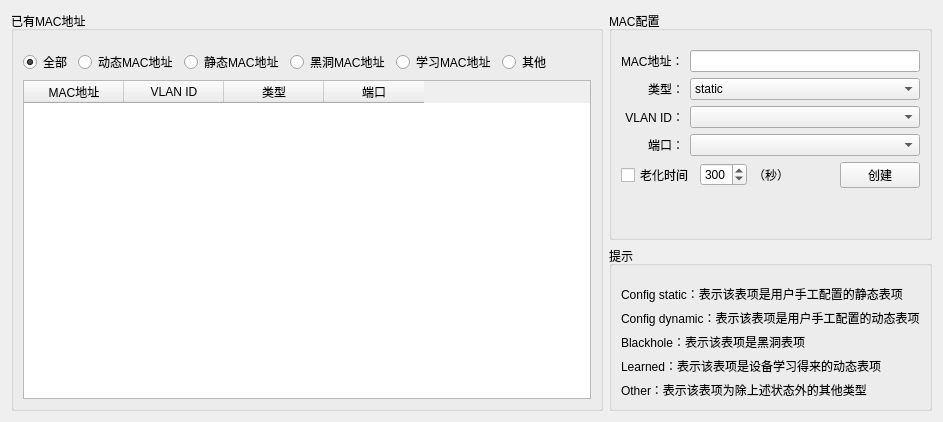
      <widget class="QWidget" name="tab_6">
       <attribute name="title">
        <string>MAC配置</string>
       </attribute>
       <layout class="QGridLayout" name="gridLayout_28">
        <item row="0" column="0">
         <layout class="QHBoxLayout" name="horizontalLayout_21" stretch="1,0">
          <item>
           <widget class="QGroupBox" name="groupBox_6">
            <property name="title">
             <string>已有MAC地址</string>
            </property>
            <layout class="QGridLayout" name="gridLayout_13">
             <item row="2" column="0">
              <widget class="QTableWidget" name="tableWidgetMacInfo">
               <column>
                <property name="text">
                 <string>MAC地址</string>
                </property>
               </column>
               <column>
                <property name="text">
                 <string>VLAN ID</string>
                </property>
               </column>
               <column>
                <property name="text">
                 <string>类型</string>
                </property>
               </column>
               <column>
                <property name="text">
                 <string>端口</string>
                </property>
               </column>
              </widget>
             </item>
             <item row="1" column="0">
              <layout class="QHBoxLayout" name="horizontalLayout_11">
               <item>
                <widget class="QRadioButton" name="rBtnAllMac">
                 <property name="text">
                  <string>全部</string>
                 </property>
                 <property name="checked">
                  <bool>true</bool>
                 </property>
                 <attribute name="buttonGroup">
                  <string notr="true">buttonGroup</string>
                 </attribute>
                </widget>
               </item>
               <item>
                <widget class="QRadioButton" name="rBtnDynamicMacAddress">
                 <property name="text">
                  <string>动态MAC地址</string>
                 </property>
                 <property name="checked">
                  <bool>false</bool>
                 </property>
                 <attribute name="buttonGroup">
                  <string notr="true">buttonGroup</string>
                 </attribute>
                </widget>
               </item>
               <item>
                <widget class="QRadioButton" name="rBtnStaticMacAddress">
                 <property name="text">
                  <string>静态MAC地址</string>
                 </property>
                 <attribute name="buttonGroup">
                  <string notr="true">buttonGroup</string>
                 </attribute>
                </widget>
               </item>
               <item>
                <widget class="QRadioButton" name="rBtnBlackhole">
                 <property name="text">
                  <string>黑洞MAC地址</string>
                 </property>
                 <attribute name="buttonGroup">
                  <string notr="true">buttonGroup</string>
                 </attribute>
                </widget>
               </item>
               <item>
                <widget class="QRadioButton" name="rBtnLearned">
                 <property name="text">
                  <string>学习MAC地址</string>
                 </property>
                 <attribute name="buttonGroup">
                  <string notr="true">buttonGroup</string>
                 </attribute>
                </widget>
               </item>
               <item>
                <widget class="QRadioButton" name="rBtnOther">
                 <property name="text">
                  <string>其他</string>
                 </property>
                 <attribute name="buttonGroup">
                  <string notr="true">buttonGroup</string>
                 </attribute>
                </widget>
               </item>
               <item>
                <spacer name="horizontalSpacer_18">
                 <property name="orientation">
                  <enum>Qt::Horizontal</enum>
                 </property>
                 <property name="sizeHint" stdset="0">
                  <size>
                   <width>40</width>
                   <height>20</height>
                  </size>
                 </property>
                </spacer>
               </item>
              </layout>
             </item>
             <item row="0" column="0">
              <spacer name="horizontalSpacer_16">
               <property name="orientation">
                <enum>Qt::Horizontal</enum>
               </property>
               <property name="sizeHint" stdset="0">
                <size>
                 <width>40</width>
                 <height>10</height>
                </size>
               </property>
              </spacer>
             </item>
            </layout>
           </widget>
          </item>
          <item>
           <layout class="QVBoxLayout" name="verticalLayout_15">
            <item>
             <widget class="QGroupBox" name="groupBox_11">
              <property name="title">
               <string>MAC配置</string>
              </property>
              <layout class="QGridLayout" name="gridLayout_15">
               <item row="1" column="0">
                <layout class="QVBoxLayout" name="verticalLayout_16">
                 <item>
                  <layout class="QGridLayout" name="gridLayout_24" columnstretch="0,0">
                   <item row="1" column="1">
                    <widget class="QLineEdit" name="lineEditMACAddress"/>
                   </item>
                   <item row="4" column="0">
                    <widget class="QLabel" name="label_28">
                     <property name="text">
                      <string>端口：</string>
                     </property>
                     <property name="alignment">
                      <set>Qt::AlignRight|Qt::AlignTrailing|Qt::AlignVCenter</set>
                     </property>
                     <property name="buddy">
                      <cstring>cBoxMacPort</cstring>
                     </property>
                    </widget>
                   </item>
                   <item row="1" column="0">
                    <widget class="QLabel" name="label_14">
                     <property name="text">
                      <string>MAC地址：</string>
                     </property>
                     <property name="buddy">
                      <cstring>lineEditMACAddress</cstring>
                     </property>
                    </widget>
                   </item>
                   <item row="2" column="0">
                    <widget class="QLabel" name="label_26">
                     <property name="text">
                      <string>类型：</string>
                     </property>
                     <property name="alignment">
                      <set>Qt::AlignRight|Qt::AlignTrailing|Qt::AlignVCenter</set>
                     </property>
                     <property name="buddy">
                      <cstring>cBoxMacType</cstring>
                     </property>
                    </widget>
                   </item>
                   <item row="2" column="1">
                    <widget class="QComboBox" name="cBoxMacType">
                     <item>
                      <property name="text">
                       <string>static</string>
                      </property>
                     </item>
                     <item>
                      <property name="text">
                       <string>dynamic</string>
                      </property>
                     </item>
                     <item>
                      <property name="text">
                       <string>blackhole</string>
                      </property>
                     </item>
                    </widget>
                   </item>
                   <item row="4" column="1">
                    <widget class="QComboBox" name="cBoxMacPort"/>
                   </item>
                   <item row="0" column="1">
                    <spacer name="horizontalSpacer_20">
                     <property name="orientation">
                      <enum>Qt::Horizontal</enum>
                     </property>
                     <property name="sizeHint" stdset="0">
                      <size>
                       <width>40</width>
                       <height>10</height>
                      </size>
                     </property>
                    </spacer>
                   </item>
                   <item row="3" column="0">
                    <widget class="QLabel" name="label_27">
                     <property name="text">
                      <string>VLAN ID：</string>
                     </property>
                     <property name="alignment">
                      <set>Qt::AlignRight|Qt::AlignTrailing|Qt::AlignVCenter</set>
                     </property>
                     <property name="buddy">
                      <cstring>cBoxMacVlanID</cstring>
                     </property>
                    </widget>
                   </item>
                   <item row="3" column="1">
                    <widget class="QComboBox" name="cBoxMacVlanID"/>
                   </item>
                  </layout>
                 </item>
                 <item>
                  <layout class="QHBoxLayout" name="horizontalLayout_9" stretch="0,0,0,0,0">
                   <item>
                    <widget class="QCheckBox" name="cBoxOld">
                     <property name="text">
                      <string>老化时间</string>
                     </property>
                    </widget>
                   </item>
                   <item>
                    <widget class="QSpinBox" name="sBoxOldTime">
                     <property name="maximumSize">
                      <size>
                       <width>80</width>
                       <height>16777215</height>
                      </size>
                     </property>
                     <property name="minimum">
                      <number>10</number>
                     </property>
                     <property name="maximum">
                      <number>630</number>
                     </property>
                     <property name="value">
                      <number>300</number>
                     </property>
                    </widget>
                   </item>
                   <item>
                    <widget class="QLabel" name="label_16">
                     <property name="text">
                      <string>（秒）</string>
                     </property>
                    </widget>
                   </item>
                   <item>
                    <spacer name="horizontalSpacer_17">
                     <property name="orientation">
                      <enum>Qt::Horizontal</enum>
                     </property>
                     <property name="sizeHint" stdset="0">
                      <size>
                       <width>40</width>
                       <height>20</height>
                      </size>
                     </property>
                    </spacer>
                   </item>
                   <item>
                    <widget class="QPushButton" name="BtnCreateMacAddress">
                     <property name="text">
                      <string>创建</string>
                     </property>
                    </widget>
                   </item>
                  </layout>
                 </item>
                 <item>
                  <spacer name="verticalSpacer">
                   <property name="orientation">
                    <enum>Qt::Vertical</enum>
                   </property>
                   <property name="sizeHint" stdset="0">
                    <size>
                     <width>20</width>
                     <height>40</height>
                    </size>
                   </property>
                  </spacer>
                 </item>
                </layout>
               </item>
              </layout>
             </widget>
            </item>
            <item>
             <widget class="QGroupBox" name="groupBox_14">
              <property name="title">
               <string>提示</string>
              </property>
              <layout class="QGridLayout" name="gridLayout_27">
               <item row="1" column="0">
                <layout class="QGridLayout" name="gridLayout_26">
                 <item row="3" column="0">
                  <widget class="QLabel" name="label_31">
                   <property name="text">
                    <string>Blackhole：表示该表项是黑洞表项</string>
                   </property>
                  </widget>
                 </item>
                 <item row="4" column="0">
                  <widget class="QLabel" name="label_32">
                   <property name="text">
                    <string>Learned：表示该表项是设备学习得来的动态表项</string>
                   </property>
                  </widget>
                 </item>
                 <item row="2" column="0">
                  <widget class="QLabel" name="label_30">
                   <property name="text">
                    <string>Config dynamic：表示该表项是用户手工配置的动态表项</string>
                   </property>
                  </widget>
                 </item>
                 <item row="5" column="0">
                  <widget class="QLabel" name="label_33">
                   <property name="text">
                    <string>Other：表示该表项为除上述状态外的其他类型</string>
                   </property>
                  </widget>
                 </item>
                 <item row="1" column="0">
                  <widget class="QLabel" name="label_29">
                   <property name="text">
                    <string>Config static：表示该表项是用户手工配置的静态表项</string>
                   </property>
                  </widget>
                 </item>
                 <item row="0" column="0">
                  <spacer name="horizontalSpacer_19">
                   <property name="orientation">
                    <enum>Qt::Horizontal</enum>
                   </property>
                   <property name="sizeHint" stdset="0">
                    <size>
                     <width>40</width>
                     <height>10</height>
                    </size>
                   </property>
                  </spacer>
                 </item>
                </layout>
               </item>
              </layout>
             </widget>
            </item>
           </layout>
          </item>
         </layout>
        </item>
       </layout>
      </widget>
